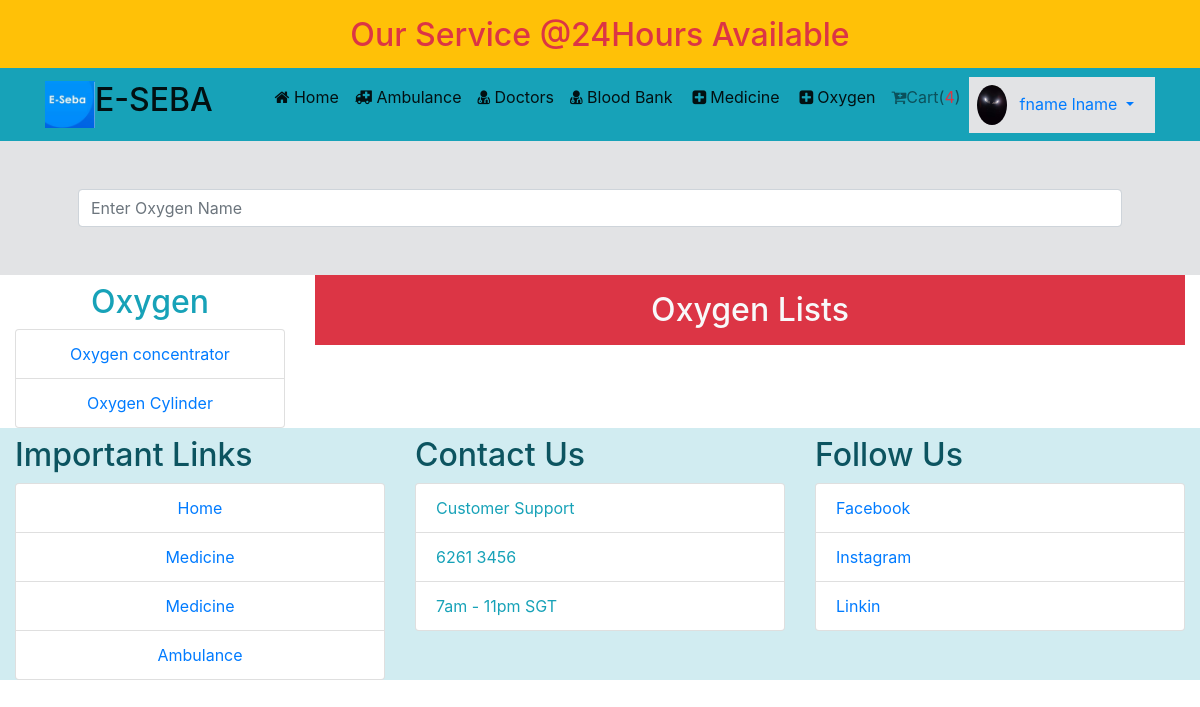
Page /oxygen.php (signed in) on the earlier database version.
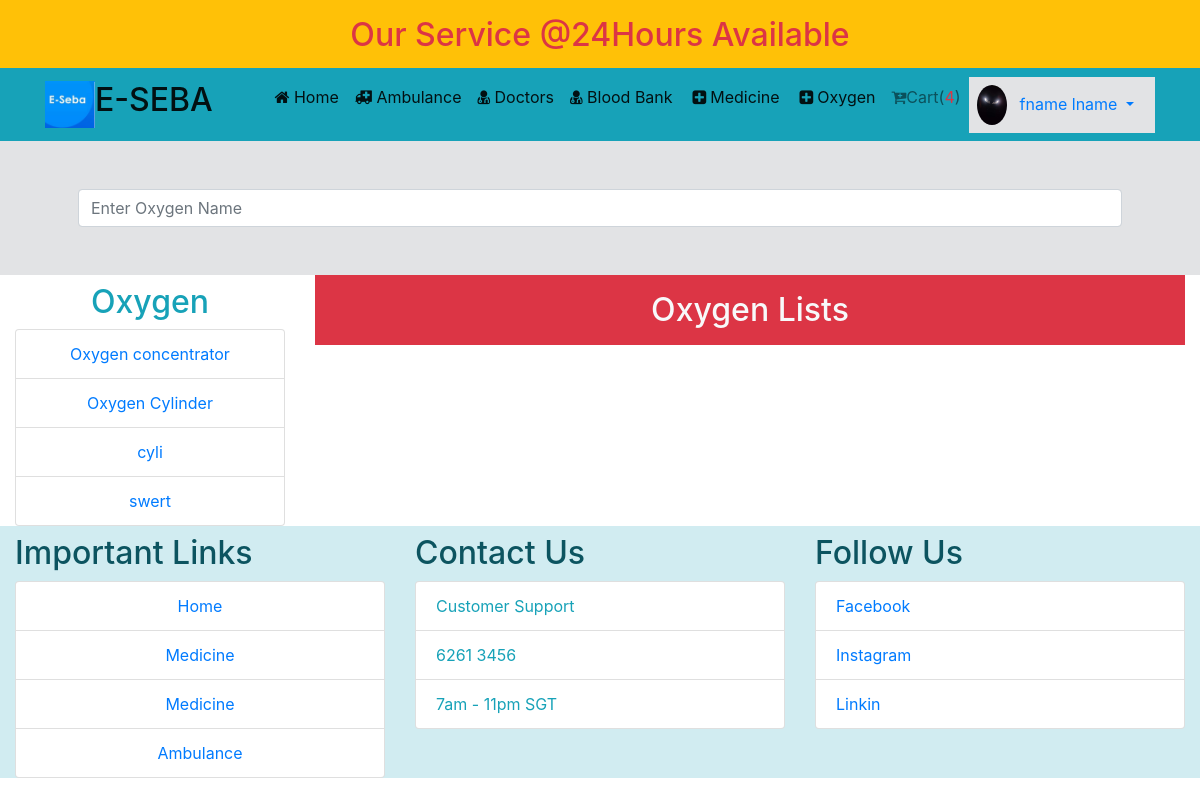
Same page on the later database version.
### tables this page shows
CREATE TABLE `cylinder_type` (
  `type_id` int(11) NOT NULL,
  `cylinder_name` varchar(200) NOT NULL,
  `seller_id` int(11) NOT NULL
);

### classes/Oxygen.php (called while the page is built, shortened)
<?php
 $filepath = realpath(dirname(__FILE__));
 include_once ($filepath.'/../lib/Database.php');
class Oxygen
{
	private $db;
	function __construct(){
		$this->db = new Database();
	}
	public function allCylinder(){
		$sql ='SELECT * FROM cylinder_type';
		$fetchAll = $this->db->select($sql);
		return $fetchAll;
	}
}

### lib/Database.php (called while the page is built, shortened)
<?php
Class Database{
	public $host   = DB_HOST;
	public $user   = DB_USER;
	public $pass   = DB_PASS;
	public $dbname = DB_NAME;
	public $link;
	private function connectDB(){
	$this->link = new mysqli($this->host, $this->user, $this->pass, $this->dbname);
 }
	public function select($query){
		$result = $this->link->query($query) or die($this->link->error.__LINE__);
		if($result->num_rows > 0){
			return $result;
		} else {
			return false;
		}
	}
}

### oxygen.php (the view, shortened to what this page needs)
<?php include "layout/header.php"; ?>
<section class="container-fluid alert-secondary">
	<div class="container p-5">
		<input type="text" id="search_oxygentext" class="form-control" name="" placeholder="Enter Oxygen Name">
	</div>
</section>
<section class="container-fluid">
	<div class="row">
		<div class="col-md-3">
			<p class="h2 mt-2 text-center text-info">Oxygen</p>
			<ul class="list-group">
			<?php
				$result = $Oxygen->allCylinder();
				if($result){
					while($value = $result->fetch_assoc()){
						echo ' <li class="list-group-item text-center"><a class="" href="specificoxygenlist.php?oxygen='.$value['type_id'].'">'.$value['cylinder_name'].'</a></li>';
					}
				}
			?>
			</ul>
		</div>
		<div class="col-md-9">
			<div class="">
				<h2 class="text-center text-light bg-danger p-3">Oxygen Lists</h2>
		</div>
	</div>
</section>
<?php include "layout/footer.php"; ?>

Differences in the rows shown:
added cylinder_type: cylinder_name "cyli"
added cylinder_type: cylinder_name "swert"
